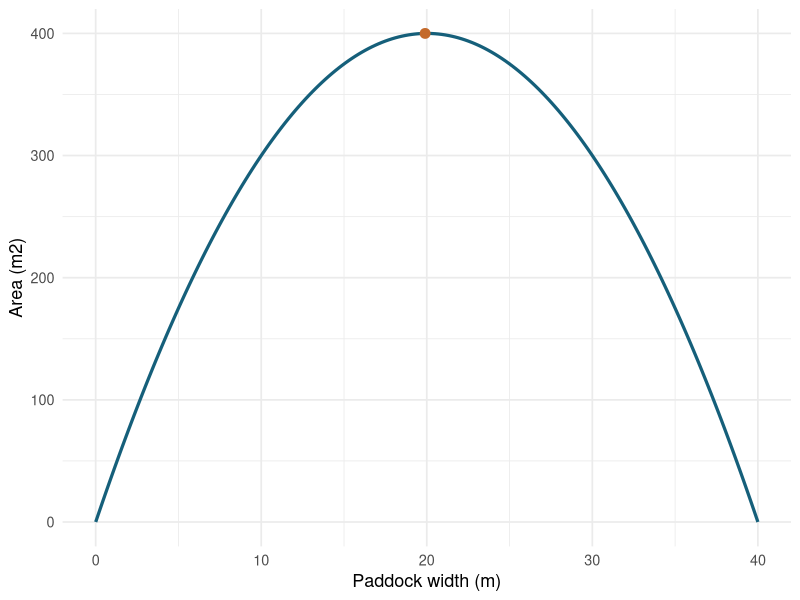

This figure's R source:
## ---- chunk 1
#| include: false
library(ggplot2)
library(knitr)

theme_set(theme_minimal(base_size = 13))
## ---- chunk 2
fence_m <- 80

paddock_area <- function(width, fence_m = 80) {
  length <- fence_m / 2 - width
  width * length
}

candidate_widths <- seq(0, fence_m / 2, length.out = 200)

area_grid <- data.frame(
  width = candidate_widths
)
area_grid$length <- fence_m / 2 - area_grid$width
area_grid$area <- paddock_area(area_grid$width, fence_m = fence_m)

best_grid <- area_grid[which.max(area_grid$area), ]

kable(best_grid, digits = 2)
## ---- chunk 3
ggplot(area_grid, aes(width, area)) +
  geom_line(color = "#155f7a", linewidth = 1.1) +
  geom_point(data = best_grid, color = "#c46a2b", size = 3) +
  labs(
    x = "Paddock width (m)",
    y = "Area (m2)"
  )
## ---- chunk 4
negative_area <- function(width, fence_m = 80) {
  -paddock_area(width, fence_m = fence_m)
}

fit_area <- optim(
  par = 10,
  fn = negative_area,
  fence_m = fence_m,
  method = "L-BFGS-B",
  lower = 0,
  upper = fence_m / 2
)

kable(
  data.frame(
    method = c("grid search", "optim"),
    width = c(best_grid$width, fit_area$par),
    area = c(best_grid$area, -fit_area$value)
  ),
  digits = 3
)
## ---- chunk 5
fit_tight_area <- optim(
  par = 10,
  fn = negative_area,
  fence_m = fence_m,
  method = "L-BFGS-B",
  lower = 0,
  upper = 15
)

kable(
  data.frame(
    constraint = c("correct bounds", "too-tight upper bound"),
    lower = c(0, 0),
    upper = c(fence_m / 2, 15),
    width = c(fit_area$par, fit_tight_area$par),
    area = c(-fit_area$value, -fit_tight_area$value)
  ),
  digits = 3
)
